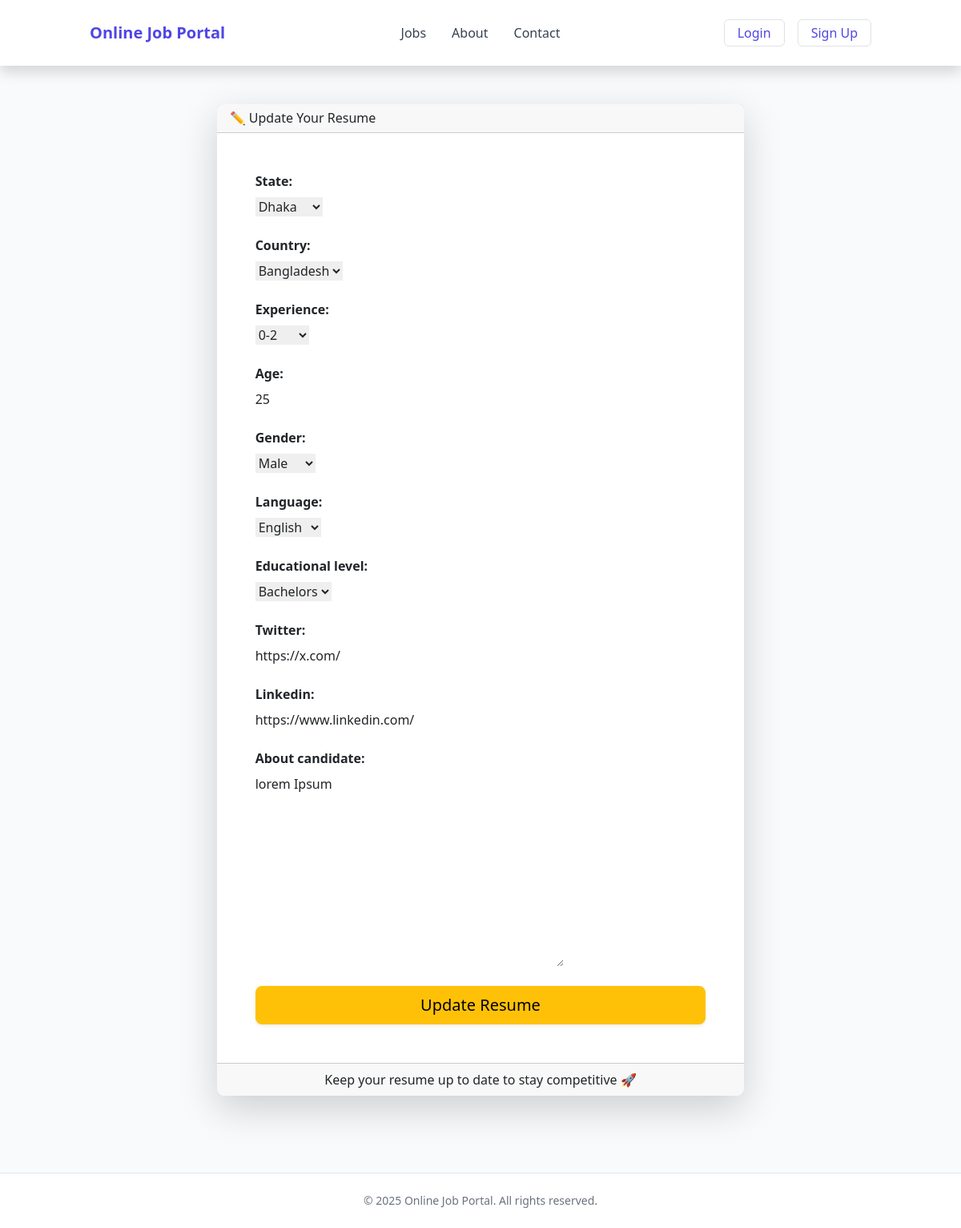
The page /resume/update_resume/1/ on the database its author committed.
### resume/models.py (models this page shows)
class Resume(models.Model):
    user = models.OneToOneField(User, on_delete=models.CASCADE)
    state = models.CharField(
        max_length=100,
        choices=[
            ('Rajshahi', 'Rajshahi'),
            ('Dhaka', 'Dhaka'),
        ]
    )
    country = models.CharField(
        max_length=100,
        choices=[
            ('Bangladesh', 'Bangladesh'),
        ]
    )
    experience = models.CharField(
        max_length=20,
        choices=[
            ('0-2', '0-2'),
            ('3-10', '3-10'),
            ('11-40', '11-40'),
        ]
    )
    age = models.PositiveIntegerField()
    gender = models.CharField(
        max_length=30,
        choices=[
            ('Male', 'Male'),
            ('Female', 'Female')
        ]
    )
    language = models.CharField(
        max_length=100,
        choices=[
            ('English', 'English'),
            ('German', 'German'),
            ('French', 'French'),
        ],
        default='English'
    )
    educational_level = models.CharField(
        max_length=100,
        choices=[
            ('None', 'None'),
            ('Bachelors', 'Bachelors'),
            ('Masters', 'Masters'),
        ]
    )
    twitter = models.URLField()
    linkedin = models.URLField()
    about_candidate = models.TextField()

### resume/views.py (the view)
# urls.py: path('update_resume/<int:pk>/', update_resume, name='update_resume'),
def update_resume(request, pk):
    resume = Resume.objects.get(pk=pk)
    if request.method == 'POST':
        form = UpdateResumeForm(request.POST, instance=resume)
        if form.is_valid():
            form.save()
            messages.success(request, 'Resume information has been successfully updated!')
            return redirect(reverse('resume_details', args=[resume.pk]))
        else:
            messages.warning(request, 'Something went wrong! Please try again.')
            return redirect(reverse('resume_details', args=[resume.pk]))
    else:
        form = UpdateResumeForm(instance=resume)
        context = {'form':form}
    return render(request, 'resume/update_resume.html', context)

### resume/forms.py
class UpdateResumeForm(forms.ModelForm):
    class Meta:
        model = Resume
        exclude = ('user',)

### templates/resume/update_resume.html (shortened to what this page needs)
{% extends 'base.html' %}
{% block content %}
<div class="container mt-5 mb-5">
    <div class="row justify-content-center">
        <div class="col-md-8">
            <div class="card shadow-lg border-0 rounded-3">
                <div class="card-header text-left">
                    <h3 class="mb-0">✏️ Update Your Resume</h3>
                </div>
                <div class="card-body p-5">
                    <form method="POST">
                        {% for field in form %}
                            <div class="mb-4">
                                <label class="form-label fw-bold text-dark">{{ field.label_tag }}</label>
                                <div class="input-group">
                                    {{ field }}
                                </div>
                            </div>
                        {% endfor %}
                        <div class="d-grid mt-4">
                            <button type="submit" class="btn btn-warning btn-lg shadow-sm hover-shadow">
                                 Update Resume
                            </button>
                        </div>
                    </form>
                </div>
                <div class="card-footer text-center">
                    Keep your resume up to date to stay competitive 🚀
                </div>
            </div>
        </div>
    </div>
</div>
{% endblock %}

### rows shown on the page
Resume: form "Dhaka" "Bangladesh" "0-2" "25" "Male" "English" "Bachelors" "https://x.com/" "https://www.linkedin.com/" "lorem Ipsum"

### other values the page prints
{{ field.label_tag }} "State:" "Country:" "Experience:" "Age:" "Gender:" "Language:" "Educational level:" "Twitter:" "Linkedin:" "About candidate:"
{{ year|default:"2025" }} "2025"
